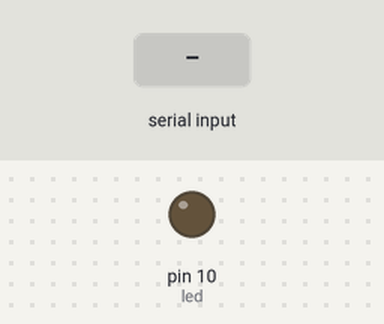
This sketch was run on a simulated Arduino Uno, built with avr-gcc and run on an emulated ATmega328P. On the bench: output pins drawn as LEDs (lit = HIGH). The inputs (shaded band) are chosen by the test bench. What the sketch prints to the serial monitor is not drawn.

Above: at 1.2 s.
1.3 s: "1" received over Serial
At 2.0 s:
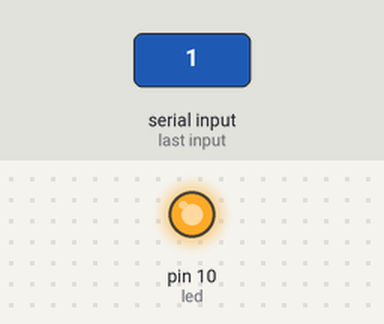
2.8 s: "0" received over Serial
At 3.2 s:
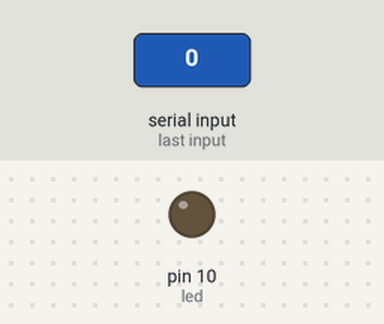
Timing chart, 0 to 5.8 s (numbered marks = the images above; inputs shaded):
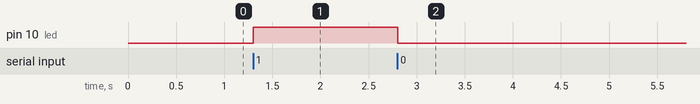

The sketch:

on_offled_via_serialport_with_pyhon_tkinter.ino
```cpp
char serialData;
int led = 10;
void setup()
{
  pinMode (led, OUTPUT);
  Serial.begin(9600);
}
void loop()
{
  if (Serial.available() > 0)
    serialData = Serial.read();
  Serial.print(serialData);
  if (serialData == '1')
  {
    digitalWrite(led, HIGH);
  }
  else if (serialData == '0')
  {
    digitalWrite(led, LOW);
  }

}
```

Measured:
- after the input at 1.3 s, pin 10 (led): LOW → HIGH at once
- after the input at 2.8 s, pin 10 (led): HIGH → LOW at once
